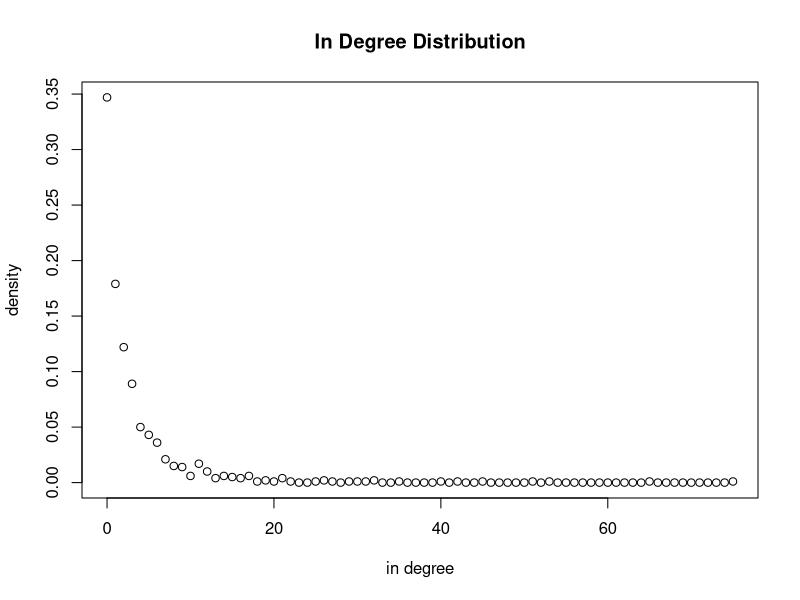
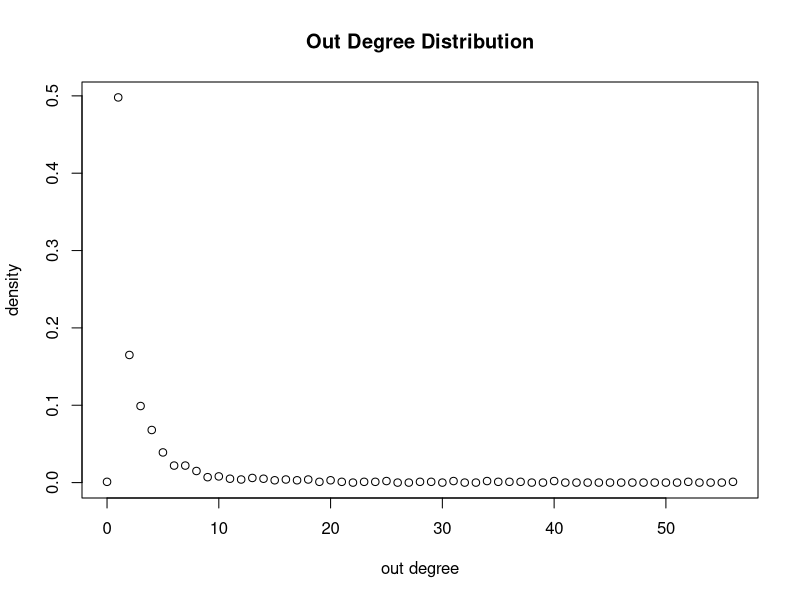
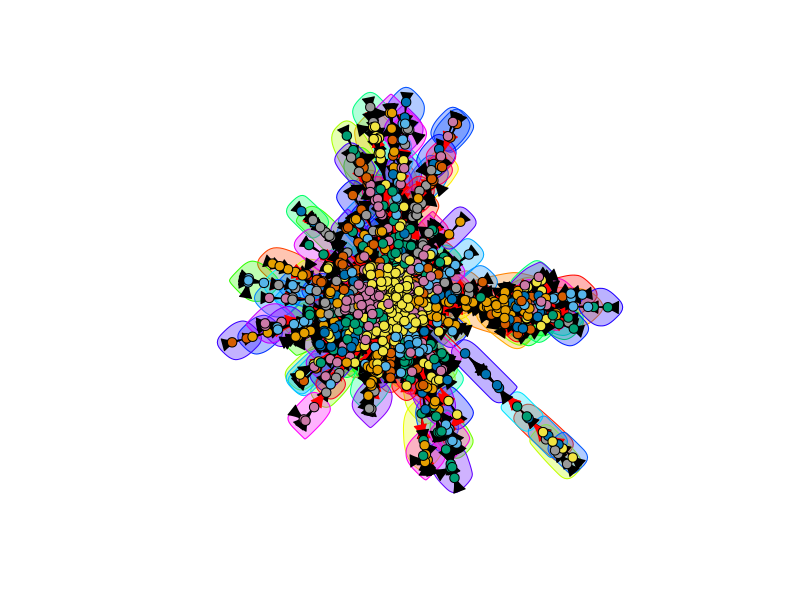
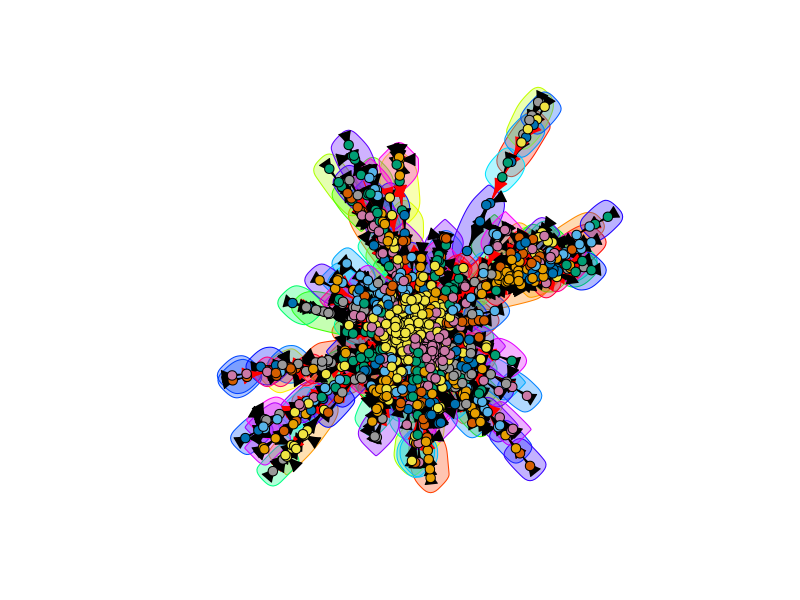

Here is the R script that generated these plots, in order:
library(igraph)
#(a)
Diameter = numeric(0)
for (i in 1:100){
  g <- sample_forestfire(1000, fw.prob=0.35, bw.factor=0.3/0.35)
  Diameter = c (Diameter, diameter(g))
}
dd1 <- degree_distribution(g, mode="in")
dd2 <- degree_distribution(g, mode="out")
pdf("p4_1.pdf")
plot(seq(along=dd1)-1, dd1, main = "In Degree Distribution", xlab="in degree", ylab="density")
dev.off()
pdf("p4_2.pdf")
plot(seq(along=dd2)-1, dd2, main = "Out Degree Distribution", xlab="out degree", ylab="density")
dev.off()

#(b)
print(paste("average diameter: ", mean(Diameter)))
# g <- sample_forestfire(1000, fw.prob=0.1, bw.factor=0.3/0.1)
# print(paste("diameter: ", diameter(g)))
# g <- sample_forestfire(1000, fw.prob=0.7, bw.factor=0.3/0.7)
# print(paste("diameter: ", diameter(g)))

#(c)
structure <- walktrap.community(g)
print(paste("length: ", length(structure)))
print(paste("modularity: ", modularity(structure)))
pdf("p4_3_.pdf")
#plot(structure, g, col = membership(structure),mark.groups = communities(structure), edge.color = c("black", "red")[crossing(structure,g) + 1],vertex.label=NA)
plot(structure, g, layout=layout.fruchterman.reingold(g, niter=10000), col = membership(structure),mark.groups = communities(structure), edge.color = c("black", "red")[crossing(structure,g) + 1],vertex.label=NA, vertex.size=5)
dev.off()

strucure <- edge.betweenness.community(g, directed=TRUE)
print(paste("length: ", length(structure)))
print(paste("modularity: ", modularity(structure)))
pdf("p4_4_.pdf")
#plot(structure, g, col = membership(structure),mark.groups = communities(structure), edge.color = c("black", "red")[crossing(structure,g) + 1],vertex.label=NA)
plot(structure, g, layout=layout.fruchterman.reingold(g, niter=10000), col = membership(structure),mark.groups = communities(structure), edge.color = c("black", "red")[crossing(structure,g) + 1],vertex.label=NA, vertex.size=5)
dev.off()